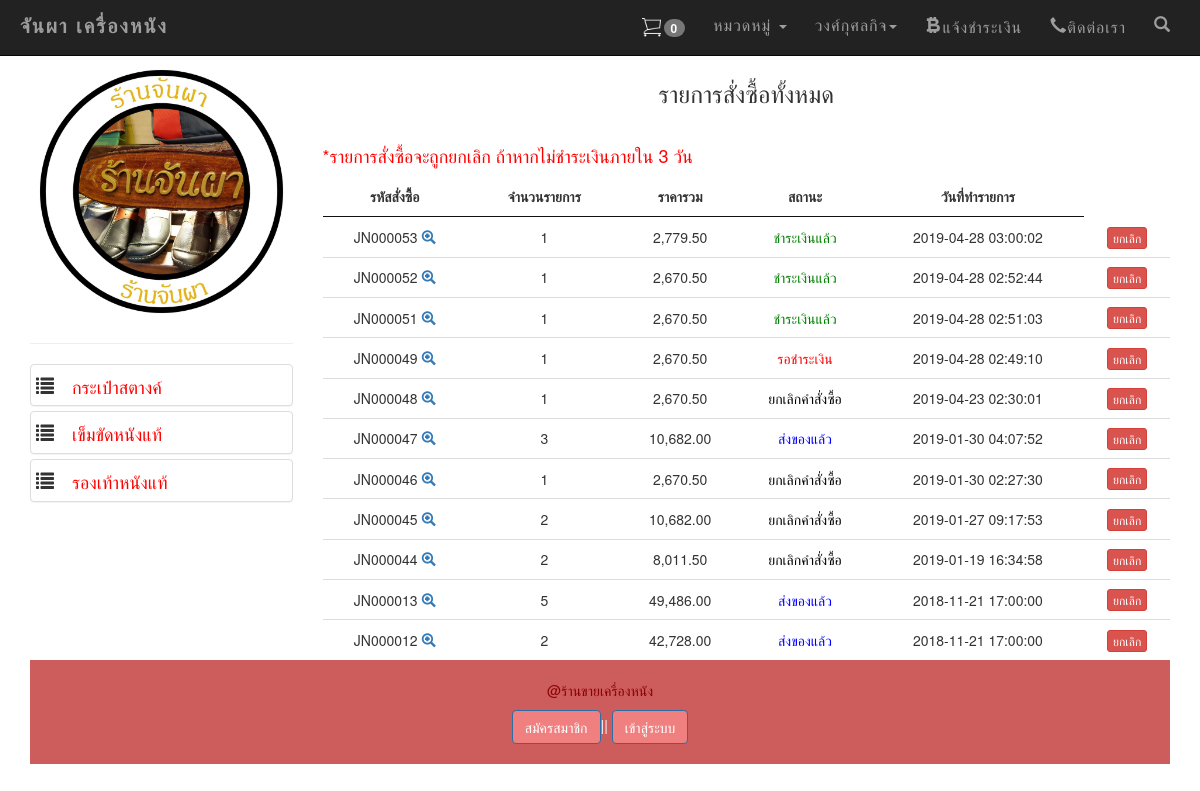
Before: /my_order.php?page=mycart (signed in) with the older database file.
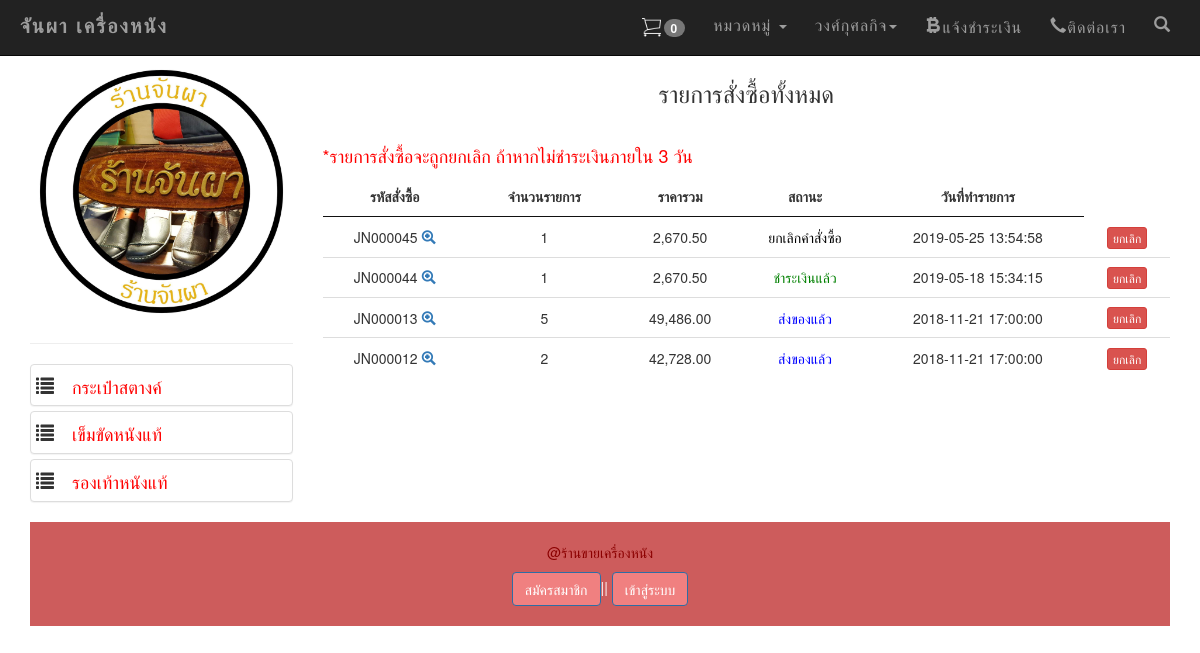
After: the same page with the newer database file.
### tables this page shows
CREATE TABLE `tbl_member` (
  `mem_id` int(11) NOT NULL,
  `mem_name` varchar(50) NOT NULL,
  `mem_address` varchar(255) NOT NULL,
  `mem_tel` varchar(10) NOT NULL,
  `mem_username` varchar(20) NOT NULL,
  `mem_password` varchar(20) NOT NULL,
  `mem_email` varchar(20) NOT NULL,
  `status` varchar(5) NOT NULL,
  `sid` varchar(32) NOT NULL,
  `active` varchar(3) NOT NULL,
  `dateinsert` timestamp NOT NULL DEFAULT CURRENT_TIMESTAMP ON UPDATE CURRENT_TIMESTAMP
);

CREATE TABLE `tbl_type` (
  `t_id` int(11) NOT NULL,
  `t_type` varchar(11) NOT NULL,
  `t_name` varchar(100) NOT NULL
);

CREATE TABLE `tbl_order` (
  `order_id` int(6) UNSIGNED ZEROFILL NOT NULL,
  `mem_id` int(11) NOT NULL,
  `name` varchar(100) NOT NULL,
  `address` varchar(500) NOT NULL,
  `email` varchar(100) NOT NULL,
  `phone` varchar(10) NOT NULL,
  `order_status` int(1) NOT NULL,
  `pay_slip` varchar(200) DEFAULT NULL,
  `b_name` varchar(100) DEFAULT NULL,
  `b_number` varchar(200) DEFAULT NULL,
  `pay_date` date DEFAULT NULL,
  `pay_amount` float(10,2) DEFAULT NULL,
  `postcode` varchar(30) DEFAULT NULL,
  `order_date` timestamp NOT NULL DEFAULT CURRENT_TIMESTAMP ON UPDATE CURRENT_TIMESTAMP
);

### mycart.php (the view, shortened to what this page needs)
<?php require_once('Connections/condb.php'); ?>
<?php
$colname_mm = "-1";
if (isset($_SESSION['MM_Username'])) {
	$colname_mm = $_SESSION['MM_Username'];
}
$query_mm = sprintf("SELECT * FROM tbl_member WHERE mem_username = %s", GetSQLValueString($colname_mm, "text"));
$mm = mysql_query($query_mm, $condb) or die(mysql_error());
$row_mm = mysql_fetch_assoc($mm);
$mem_id = $row_mm['mem_id'];
$query_mycart = sprintf("SELECT o.order_id as oid, o.mem_id, o.order_status, o.order_date, d.order_id , count(d.order_id) as coid , SUM(d.total) as ctotal FROM tbl_order as o, tbl_order_detail as d WHERE o.mem_id = $mem_id AND o.order_id = d.order_id GROUP BY o.order_id ORDER BY o.order_id DESC " , GetSQLValueString($colname_mycart , "int"));
$mycart = mysql_query($query_mycart , $condb) or die(mysql_error());
$row_mycart = mysql_fetch_assoc($mycart);
$totalRows_mycart = mysql_num_rows($mycart);
?>
<?php include('datatable.php'); ?>
<h3 align="center">รายการสั่งซื้อทั้งหมด</h3><br>
<h4 align="left" style="color: red;" >*รายการสั่งซื้อจะถูกยกเลิก ถ้าหากไม่ชำระเงินภายใน 3 วัน</h4>
<table id="example" class="display" cellspacing="1" border="0" >
	<thead>
		<tr >
			<th>รหัสสั่งซื้อ</th>
			<th>จำนวนรายการ</th>
			<th>ราคารวม</th>
			<th>สถานะ</th>
			<th>วันที่ทำรายการ</th>
		</tr>
	</thead>
	<?php if ($totalRows_mycart > 0) { ?>
		<?php do { ?>
			<tr align="center">
				<td>
					JN<?php echo str_pad($row_mycart['oid'], 6, "0", STR_PAD_LEFT);?>
					<span id="hp">
						<a href="my_order.php?order_id=<?php echo $row_mycart['oid'];?>act=show-order">
							<span class="glyphicon glyphicon-zoom-in"></span>
						</a>
					</span>
				</td>
				<td align="center">
					<?php echo $row_mycart['coid'];?>
				</td>
				<td align="center">
					<?php echo number_format($row_mycart['ctotal'],2);?>
				</td>
				<td align="center">
					<font color="red">
						<?php $status = $row_mycart['order_status'];
						include('backend/status.php');
						?>
					</font>
				</td>
				<td> <?php echo $row_mycart['order_date'];?></td>
				<td><center>
					<a href="del_order.php?order_id=<?php echo $row_mycart['oid'];?>&order_status=4" class="btn btn-danger btn-xs" onClick="return confirm('ยืนยันการยกเลิกคำสั่งซื้อ');">
					ยกเลิก </a></center>
				</td>
			</tr>
		<?php } while ($row_mycart = mysql_fetch_assoc($mycart)); } ?>
	</table>

### my_order.php (shortened to what this page needs)
<?php
if (!function_exists("GetSQLValueString")) {
  function GetSQLValueString($theValue, $theType, $theDefinedValue = "", $theNotDefinedValue = "")
  {
    $theValue = function_exists("mysql_real_escape_string") ? mysql_real_escape_string($theValue) : mysql_escape_string($theValue);
    switch ($theType) {
      case "text":
      $theValue = ($theValue != "") ? "'" . $theValue . "'" : "NULL";
      break;
      case "long":
      case "int":
      $theValue = ($theValue != "") ? intval($theValue) : "NULL";
      break;
    }
    return $theValue;
  }
}
?>
<!DOCTYPE html>
<html lang="en" >
<head>
  <?php include('h.php'); ?>
  <?php include('datatable.php'); ?>
</head>
<body>
  <div>
    <?php include('test2navbar.php') ?>
  </div>
  <div class="container">
    <div class="row">
      <div class="col-md-3" id="hp">
        <?php include('category2.php') ?>
      </div>
      <div class="col-md-9" >
        <?php
        $page = $_GET['page'];
        $mem_id = $_GET['mem_id'];
        if ($page == 'mycart') {
         include('mycart.php');
       }elseif ($mem_id != '') {
         include('edit_profile.php');
       } else  {
        include('detail_order_afer_cartdone.php');
      }
      ?>
    </div>
    <div class="col-md-12" >
      <?php  include 'f.php'; ?>
    </div>
  </div>
</div>
</body>
</html>

### h.php (shortened to what this page needs)
<link href="css/bootstrap.min.css" rel="stylesheet">
<link  href="css/style.css" rel="stylesheet" />

### datatable.php (shortened to what this page needs)
<link rel="stylesheet" type="text/css" href="dt/jquery.dataTables.min.css">

### login.php (shortened to what this page needs)
<!DOCTYPE html>
<html lang="en">
<head>
</head>
<body>
  </body>
  </html>

### register.php (shortened to what this page needs)
<!DOCTYPE html>
<html lang="en">
<head>
  <?php include('datatable.php');?>
</head>
<body>
</body>
</html>

### reset_password.php (shortened to what this page needs)
  <!DOCTYPE html>
  <html lang="en">
  <head>
    <?php include('h.php');?>
  </head>
  <body>
</body>
</html>

### test2navbar.php (shortened to what this page needs)
		<?php include('login.php');?>
		<?php include('register.php');?>
		<?php include('reset_password.php');?>
<?php require_once('Connections/condb.php'); ?>
<?php
$colname_mlogin = "-1";
if (isset($_SESSION['MM_Username'])) {
	$colname_mlogin = $_SESSION['MM_Username'];
}
$query_mlogin = sprintf("SELECT * FROM tbl_member WHERE mem_username = '$colname_mlogin'");
$mlogin = mysql_query( $query_mlogin,$condb) or die(mysql_error());
$row_mlogin = mysql_fetch_assoc($mlogin);
?>
<?php
if (isset($_SESSION['shopping_cart'])) {
	$meQty = 0;
	foreach ($_SESSION['shopping_cart'] as $meItem) {
		$meQty = $meQty + $meItem;
	}
} else {
	$meQty = 0;
}
?>
<nav class="[ navbar navbar-inverse navbar-fixed-top ][ navbar-bootsnipp animate ]" role="navigation">
	<div class="[ container ]">
		<div class="[ navbar-header ]">
			<div class="[ animbrand ]">
				<a class="[ navbar-brand ][ animate ]" href="index.php"> จันผา เครื่องหนัง </a>
			</div>
		</div>
		<div class="[ collapse navbar-collapse ]" id="bs-example-navbar-collapse-1">
			<ul class="[ nav navbar-nav navbar-right ]">
				<li><a href="" data-target="#product_view" data-toggle="modal" ><img src="img/cart.png" class="cart" width="25" /><span class="badge"> <?php echo $meQty; ?></span></a> </li>
				<li>
					<a href="" class="[ dropdown-toggle ][ animate ]" data-toggle="dropdown">หมวดหมู่ <span class="[ caret ]"></span></a>
				</li>
				<?php
				$mm = ($_SESSION['MM_Username']);
				if($mm != ''){?>
					<li>
						<a href="" class="[ dropdown-toggle ][ animate ]" data-toggle="dropdown"><?php echo $row_mlogin['mem_name'];?><span class="[ caret ]"></span></a>
						</li>
					<?php }?>
					<li><a href="#" class="[ animate glyphicon glyphicon-bitcoin ]" data-target="#howto_view" data-toggle="modal" >แจ้งชำระเงิน</a></li>
					<li><a href="#" class="[ glyphicon glyphicon-earphone ]" data-target="#contract_view" data-toggle="modal" >ติดต่อเรา</a></li>
					<li class="[ hidden-xs ]"><a href="#toggle-search" class="[ animate ]"><span class="[ glyphicon glyphicon-search ]"></span></a></li>
				</ul>
			</div>
		</div>
	</nav>
	<br>
	<br>
	<br>

### category2.php (shortened to what this page needs)
<?php
$query_typeprd = "SELECT * FROM tbl_type ORDER BY t_id ASC";
$typeprd = mysql_query($query_typeprd, $condb) or die(mysql_error());
$row_typeprd = mysql_fetch_assoc($typeprd);
?>
<div class="panel-group">
    <a href="index.php" ><img src="img/logo.jpg" class="img img-responsive" /></a>
  <hr/>
  <?php do { ?>
    <div class="panel panel-default"><h4> &nbsp;<span class="glyphicon glyphicon-list">
      <a href="index.php?t_id=<?php echo $row_typeprd['t_id'];?>&type_name=<?php echo $row_typeprd['t_name'];?>" ><font color="red"><?php echo $row_typeprd['t_name']; ?></font></a></span></h4></div>
    <?php } while ($row_typeprd = mysql_fetch_assoc($typeprd)); ?>
  </div>

### backend/status.php
<?php
if ($status == 1) {
	echo "<font color='red'>";
	echo "รอชำระเงิน";
	echo "</font>";
}elseif ($status == 2) {
	echo "<font color='green'>";
	echo "ชำระเงินแล้ว";
	echo "</font>";
}elseif ($status == 3) {
	echo "<font color='blue'>";
	echo "ส่งของแล้ว";
	echo "</font>";
}elseif ($status == 4) {
	echo "<font color='black'>";
	echo "ยกเลิกคำสั่งซื้อ";
	echo "</font>";
}
?>

### f.php (shortened to what this page needs)
<footer class="footer navbar-bottom" id="hp">
  <br />
  <font color="#8B0000"><p>@ร้านขายเครื่องหนัง </p> </font>
  <a class="btn btn-primary" href="register.php"  data-target='#regis_view' data-toggle='modal' style="background-color:  #F08080;">สมัครสมาชิก </a>||
  <a href="login.php" class="btn btn-primary"  data-target='#login_user' data-toggle='modal' style="background-color:   #F08080;"> เข้าสู่ระบบ</a><br />
 <br />
</footer>

### css/style.css (style rules this page uses)
th { text-align:center; }

### test2navbar.php (style rules this page uses)
.animate { -webkit-transition: all 0.3s ease-in-out; -moz-transition: all 0.3s ease-in-out; -o-transition: all 0.3s ease-in-out; -ms-transition: all 0.3s ease-in-out; transition: all 0.3s ease-in-out; }
.navbar-bootsnipp { background-color: rgb(255, 255, 255); border-color: rgb(95, 176, 228); border-radius: 0px; margin-bottom: 0px; z-index: 100; }
.navbar-bootsnipp .navbar-brand { color: rgb(95, 176, 228); font-weight: 900; letter-spacing: 2px; }
.navbar-bootsnipp .navbar-nav > li > a { border: 0px solid rgb(95, 176, 228); color: rgb(120, 120, 120); padding: 15px 14px; }
@media screen and (min-width: 768px) { .navbar-bootsnipp .navbar-brand { font-size: 20px; height: auto; padding: 15px 5px; } }
@media screen and (min-width: 768px) { .navbar-bootsnipp .navbar-nav > li > a { font-size: 16px; letter-spacing: 1px; } }

### f.php (style rules this page uses)
.footer { left: 0; bottom: 0; width: 100%; background-color: #CD5C5C; color: white; text-align: center; }

Changed rows visible on the page:
removed tbl_order: order_id "000053", coid "1", ctotal "2,779.50", order_status "ชำระเงินแล้ว", order_date "2019-04-28 03:00:02"
removed tbl_order: order_id "000052", coid "1", ctotal "2,670.50", order_status "ชำระเงินแล้ว", order_date "2019-04-28 02:52:44"
removed tbl_order: order_id "000051", coid "1", ctotal "2,670.50", order_status "ชำระเงินแล้ว", order_date "2019-04-28 02:51:03"
removed tbl_order: order_id "000049", coid "1", ctotal "2,670.50", order_status "รอชำระเงิน", order_date "2019-04-28 02:49:10"
removed tbl_order: order_id "000048", coid "1", ctotal "2,670.50", order_status "ยกเลิกคำสั่งซื้อ", order_date "2019-04-23 02:30:01"
removed tbl_order: order_id "000047", coid "3", ctotal "10,682.00", order_status "ส่งของแล้ว", order_date "2019-01-30 04:07:52"
removed tbl_order: order_id "000046", coid "1", ctotal "2,670.50", order_status "ยกเลิกคำสั่งซื้อ", order_date "2019-01-30 02:27:30"
changed tbl_order "000045": coid "2" → "1"; ctotal "10,682.00" → "2,670.50"; order_date "2019-01-27 09:17:53" → "2019-05-25 13:54:58"
changed tbl_order "000044": coid "2" → "1"; ctotal "8,011.50" → "2,670.50"; order_date "2019-01-19 16:34:58" → "2019-05-18 15:34:15"; order_status "ยกเลิกคำสั่งซื้อ" → "ชำระเงินแล้ว"
